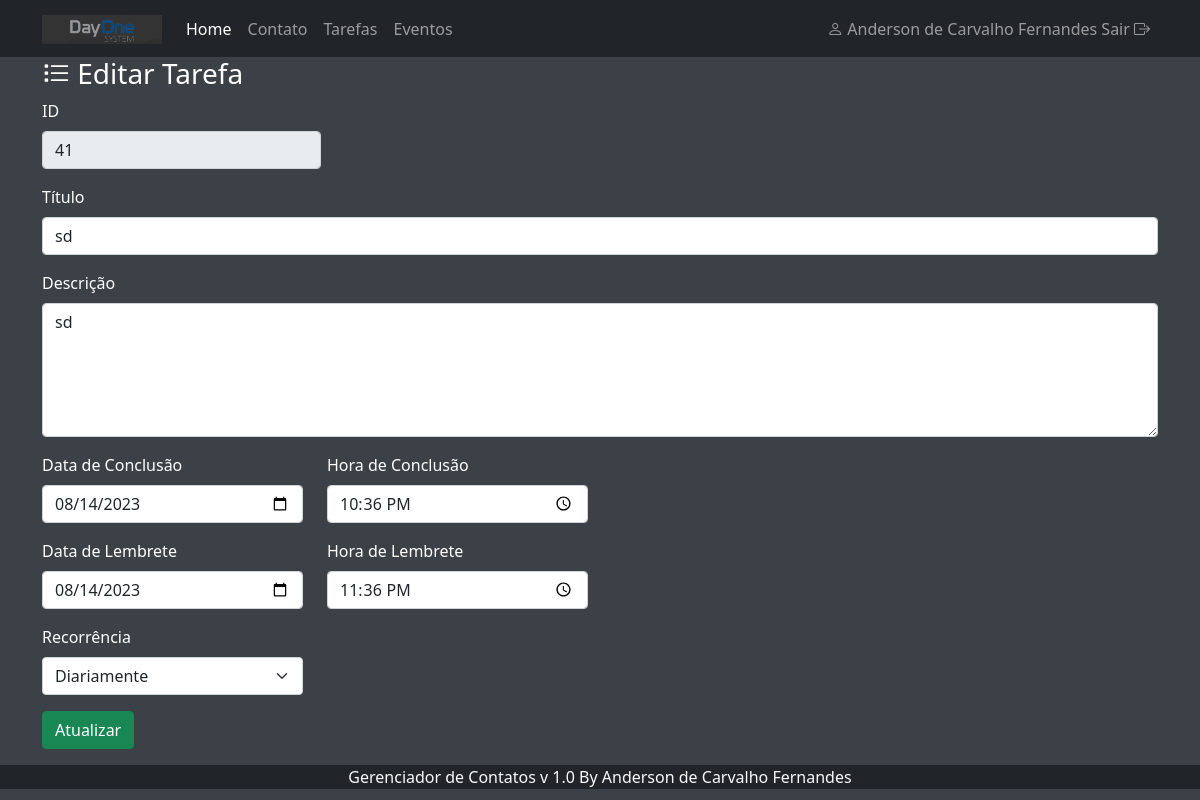
The page /index.php?menuop=editar-tarefa&idTarefa=41 (signed in) on the database its author committed.
### tables this page shows
CREATE TABLE IF NOT EXISTS `tbtarefas` (
  `idTarefa` int NOT NULL AUTO_INCREMENT,
  `tituloTarefa` varchar(255) NOT NULL,
  `descricaoTarefa` text NOT NULL,
  `dataConclusaoTarefa` date NOT NULL,
  `horaConclusaoTarefa` time NOT NULL,
  `dataLembreteTarefa` date NOT NULL,
  `horaLembreteTarefa` time NOT NULL,
  `recorrenciaTarefa` int NOT NULL DEFAULT '0',
  `statusTarefa` tinyint(1) NOT NULL DEFAULT '0',
  PRIMARY KEY (`idTarefa`)
);

### paginas/tarefas/editar-tarefa.php (the view, shortened to what this page needs)
<?php
$idTarefa = $_GET["idTarefa"];
$sql = "SELECT * FROM tbtarefas WHERE idTarefa = '$idTarefa'";
$rs = mysqli_query($conexao, $sql) or die("Erro ao recuperar os dados do registro" . mysqli_error($conexao));
$dados = mysqli_fetch_assoc($rs);
?>
<header>
    <h3>
        <i class="bi bi-list-task"></i> Editar Tarefa
    </h3>
</header>
<div>
    <form class="needs-validation" action="index.php?menuop=atualizar-tarefa" method="post" novalidate>
        <div class="mb-3 col-3">
            <label for="idTarefa" class="form-label">ID</label>
            <input class="form-control" type="text" name="idTarefa" id="idTarefa" value="<?=$dados["idTarefa"]?>" readonly>
        </div>
        <div class="mb-3">
            <label for="tituloTarefa" class="form-label">Título</label>
            <input class="form-control" type="text" name="tituloTarefa" id="tituloTarefa" value="<?=$dados["tituloTarefa"]?>" required>
        </div>
        <div class="mb-3">
            <label for="descricaoTarefa" class="form-label">Descrição</label>
            <textarea name="descricaoTarefa" id="descricaoTarefa" cols="30" rows="5" class="form-control" required><?=$dados["descricaoTarefa"]?></textarea>
        </div>
        <div class="row">
            <div class="mb-3 col-3">
                <label for="dataConclusaoTarefa" class="form-label">Data de Conclusão</label>
                <input class="form-control" type="date" name="dataConclusaoTarefa" id="dataConclusaoTarefa" value="<?=$dados["dataConclusaoTarefa"]?>" required>
            </div>
            <div class="mb-3 col-3">
                <label for="horaConclusaoTarefa" class="form-label">Hora de Conclusão</label>
                <input class="form-control" type="time" name="horaConclusaoTarefa" id="horaConclusaoTarefa" value="<?=$dados["horaConclusaoTarefa"]?>" required>
            </div>
        </div>
        <div class="row">
            <div class="mb-3 col-3">
                <label for="dataLembreteTarefa" class="form-label">Data de Lembrete</label>
                <input class="form-control" type="date" name="dataLembreteTarefa" id="dataLembreteTarefa" value="<?=$dados["dataLembreteTarefa"]?>" >
            </div>
            <div class="mb-3 col-3">
                <label for="horaLembreteTarefa" class="form-label">Hora de Lembrete</label>
                <input class="form-control" type="time" name="horaLembreteTarefa" id="horaLembreteTarefa" value="<?=$dados["horaLembreteTarefa"]?>">
            </div>
        </div>
        <div class="row">
            <div class="mb-3 col-3">
                <label for="recorrenciaTarefa" class="form-label">Recorrência</label>
                <select name="recorrenciaTarefa" id="recorrenciaTarefa" class="form-select">
                    <option value="1" <?php echo ($dados["recorrenciaTarefa"] == 1 )? "selected":""?>>Diariamente</option>
                </select>
            </div>
        </div>
        <div class="mb-3">
            <input class="btn btn-success" type="submit" value="Atualizar" name="btnAtualizar">
        </div>
    </form>
</div>

### css/estilo-padrao.css (style rules this page uses)
body { background-color: #3b4147; color: white; }

### rows shown on the page
tbtarefas: idTarefa "41", tituloTarefa "sd", descricaoTarefa "sd", dataConclusaoTarefa "08/14/2023", horaConclusaoTarefa "22:36:00", dataLembreteTarefa "08/14/2023", horaLembreteTarefa "23:36:00", recorrenciaTarefa "Diariamente"

### other values the page prints
$nomeUser "Anderson de Carvalho Fernandes"
